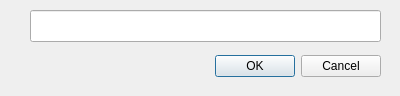
<?xml version="1.0" encoding="UTF-8"?>
<ui version="4.0">
 <class>SetPassphraseDialog</class>
 <widget class="QDialog" name="SetPassphraseDialog">
  <property name="geometry">
   <rect>
    <x>0</x>
    <y>0</y>
    <width>400</width>
    <height>96</height>
   </rect>
  </property>
  <property name="windowTitle">
   <string>Dialog</string>
  </property>
  <widget class="QDialogButtonBox" name="buttonBox">
   <property name="geometry">
    <rect>
     <x>40</x>
     <y>50</y>
     <width>341</width>
     <height>32</height>
    </rect>
   </property>
   <property name="orientation">
    <enum>Qt::Horizontal</enum>
   </property>
   <property name="standardButtons">
    <set>QDialogButtonBox::Cancel|QDialogButtonBox::Ok</set>
   </property>
  </widget>
  <widget class="QLineEdit" name="passphrase_lineedit">
   <property name="geometry">
    <rect>
     <x>30</x>
     <y>10</y>
     <width>351</width>
     <height>32</height>
    </rect>
   </property>
   <property name="clearButtonEnabled">
    <bool>false</bool>
   </property>
  </widget>
 </widget>
 <resources/>
 <connections>
  <connection>
   <sender>buttonBox</sender>
   <signal>accepted()</signal>
   <receiver>SetPassphraseDialog</receiver>
   <slot>accept()</slot>
   <hints>
    <hint type="sourcelabel">
     <x>248</x>
     <y>254</y>
    </hint>
    <hint type="destinationlabel">
     <x>157</x>
     <y>274</y>
    </hint>
   </hints>
  </connection>
  <connection>
   <sender>buttonBox</sender>
   <signal>rejected()</signal>
   <receiver>SetPassphraseDialog</receiver>
   <slot>reject()</slot>
   <hints>
    <hint type="sourcelabel">
     <x>316</x>
     <y>260</y>
    </hint>
    <hint type="destinationlabel">
     <x>286</x>
     <y>274</y>
    </hint>
   </hints>
  </connection>
 </connections>
</ui>
